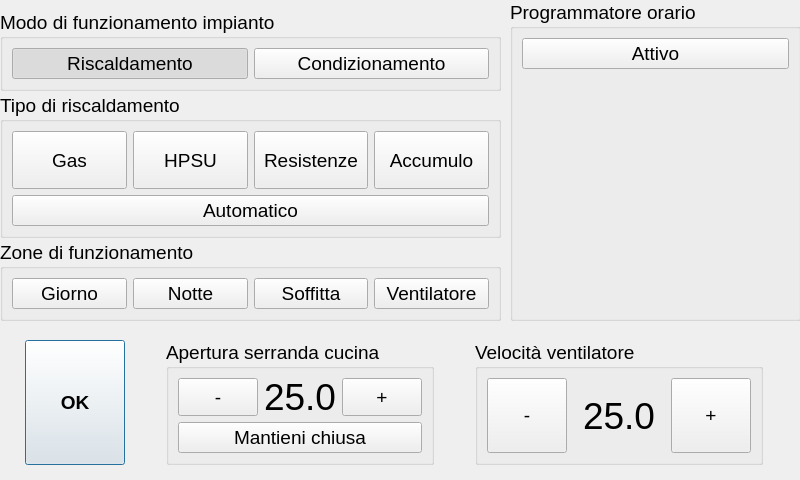
<?xml version="1.0" encoding="UTF-8"?>
<ui version="4.0">
 <class>ControlDlg</class>
 <widget class="QWidget" name="ControlDlg">
  <property name="geometry">
   <rect>
    <x>0</x>
    <y>0</y>
    <width>800</width>
    <height>480</height>
   </rect>
  </property>
  <property name="sizePolicy">
   <sizepolicy hsizetype="Fixed" vsizetype="Fixed">
    <horstretch>0</horstretch>
    <verstretch>0</verstretch>
   </sizepolicy>
  </property>
  <property name="minimumSize">
   <size>
    <width>800</width>
    <height>480</height>
   </size>
  </property>
  <property name="maximumSize">
   <size>
    <width>800</width>
    <height>480</height>
   </size>
  </property>
  <property name="font">
   <font>
    <pointsize>14</pointsize>
   </font>
  </property>
  <property name="windowTitle">
   <string>Form</string>
  </property>
  <widget class="QWidget" name="layoutWidget">
   <property name="geometry">
    <rect>
     <x>0</x>
     <y>10</y>
     <width>501</width>
     <height>311</height>
    </rect>
   </property>
   <layout class="QVBoxLayout" name="verticalLayout_2">
    <property name="spacing">
     <number>2</number>
    </property>
    <item>
     <widget class="QGroupBox" name="groupBox_5">
      <property name="sizePolicy">
       <sizepolicy hsizetype="Preferred" vsizetype="Fixed">
        <horstretch>0</horstretch>
        <verstretch>0</verstretch>
       </sizepolicy>
      </property>
      <property name="title">
       <string>Modo di funzionamento impianto</string>
      </property>
      <layout class="QHBoxLayout" name="horizontalLayout_4">
       <item>
        <layout class="QHBoxLayout" name="horizontalLayout_7">
         <item>
          <widget class="QPushButton" name="pbModoRisc">
           <property name="sizePolicy">
            <sizepolicy hsizetype="Minimum" vsizetype="Minimum">
             <horstretch>0</horstretch>
             <verstretch>0</verstretch>
            </sizepolicy>
           </property>
           <property name="text">
            <string>Riscaldamento</string>
           </property>
           <property name="checkable">
            <bool>true</bool>
           </property>
           <property name="checked">
            <bool>true</bool>
           </property>
           <property name="autoExclusive">
            <bool>true</bool>
           </property>
          </widget>
         </item>
         <item>
          <widget class="QPushButton" name="pbModoCondiz">
           <property name="sizePolicy">
            <sizepolicy hsizetype="Minimum" vsizetype="Minimum">
             <horstretch>0</horstretch>
             <verstretch>0</verstretch>
            </sizepolicy>
           </property>
           <property name="text">
            <string>Condizionamento</string>
           </property>
           <property name="checkable">
            <bool>true</bool>
           </property>
           <property name="autoExclusive">
            <bool>true</bool>
           </property>
          </widget>
         </item>
        </layout>
       </item>
      </layout>
     </widget>
    </item>
    <item>
     <widget class="QGroupBox" name="groupBoxTipo">
      <property name="sizePolicy">
       <sizepolicy hsizetype="Preferred" vsizetype="Expanding">
        <horstretch>0</horstretch>
        <verstretch>0</verstretch>
       </sizepolicy>
      </property>
      <property name="title">
       <string>Tipo di riscaldamento</string>
      </property>
      <layout class="QHBoxLayout" name="horizontalLayout">
       <item>
        <layout class="QVBoxLayout" name="verticalLayout_3">
         <item>
          <layout class="QHBoxLayout" name="horizontalLayout_10">
           <item>
            <widget class="QPushButton" name="pbRiscGas">
             <property name="sizePolicy">
              <sizepolicy hsizetype="Minimum" vsizetype="Minimum">
               <horstretch>0</horstretch>
               <verstretch>0</verstretch>
              </sizepolicy>
             </property>
             <property name="text">
              <string>Gas</string>
             </property>
             <property name="checkable">
              <bool>true</bool>
             </property>
             <property name="autoExclusive">
              <bool>false</bool>
             </property>
            </widget>
           </item>
           <item>
            <widget class="QPushButton" name="pbRiscPompaCalore">
             <property name="sizePolicy">
              <sizepolicy hsizetype="Minimum" vsizetype="Minimum">
               <horstretch>0</horstretch>
               <verstretch>0</verstretch>
              </sizepolicy>
             </property>
             <property name="text">
              <string>HPSU</string>
             </property>
             <property name="checkable">
              <bool>true</bool>
             </property>
             <property name="autoExclusive">
              <bool>false</bool>
             </property>
            </widget>
           </item>
           <item>
            <widget class="QPushButton" name="pbRiscResistenze">
             <property name="sizePolicy">
              <sizepolicy hsizetype="Minimum" vsizetype="Minimum">
               <horstretch>0</horstretch>
               <verstretch>0</verstretch>
              </sizepolicy>
             </property>
             <property name="text">
              <string>Resistenze</string>
             </property>
             <property name="checkable">
              <bool>true</bool>
             </property>
             <property name="autoExclusive">
              <bool>false</bool>
             </property>
            </widget>
           </item>
           <item>
            <widget class="QPushButton" name="pbTrasfAccumulo">
             <property name="sizePolicy">
              <sizepolicy hsizetype="Minimum" vsizetype="Minimum">
               <horstretch>0</horstretch>
               <verstretch>0</verstretch>
              </sizepolicy>
             </property>
             <property name="text">
              <string>Accumulo</string>
             </property>
             <property name="checkable">
              <bool>true</bool>
             </property>
            </widget>
           </item>
          </layout>
         </item>
         <item>
          <widget class="QPushButton" name="pbRiscManuale">
           <property name="sizePolicy">
            <sizepolicy hsizetype="Minimum" vsizetype="Fixed">
             <horstretch>0</horstretch>
             <verstretch>0</verstretch>
            </sizepolicy>
           </property>
           <property name="text">
            <string>Automatico</string>
           </property>
           <property name="checkable">
            <bool>true</bool>
           </property>
           <property name="autoExclusive">
            <bool>false</bool>
           </property>
          </widget>
         </item>
        </layout>
       </item>
      </layout>
     </widget>
    </item>
    <item>
     <widget class="QGroupBox" name="groupBox_2">
      <property name="sizePolicy">
       <sizepolicy hsizetype="Preferred" vsizetype="Minimum">
        <horstretch>0</horstretch>
        <verstretch>0</verstretch>
       </sizepolicy>
      </property>
      <property name="title">
       <string>Zone di funzionamento</string>
      </property>
      <layout class="QHBoxLayout" name="horizontalLayout_3">
       <item>
        <layout class="QHBoxLayout" name="horizontalLayout_2">
         <item>
          <widget class="QPushButton" name="pbGiorno">
           <property name="sizePolicy">
            <sizepolicy hsizetype="Minimum" vsizetype="Minimum">
             <horstretch>0</horstretch>
             <verstretch>0</verstretch>
            </sizepolicy>
           </property>
           <property name="text">
            <string>Giorno</string>
           </property>
           <property name="checkable">
            <bool>true</bool>
           </property>
          </widget>
         </item>
         <item>
          <widget class="QPushButton" name="pbNotte">
           <property name="sizePolicy">
            <sizepolicy hsizetype="Minimum" vsizetype="Minimum">
             <horstretch>0</horstretch>
             <verstretch>0</verstretch>
            </sizepolicy>
           </property>
           <property name="text">
            <string>Notte</string>
           </property>
           <property name="checkable">
            <bool>true</bool>
           </property>
          </widget>
         </item>
         <item>
          <widget class="QPushButton" name="pbSoffitta">
           <property name="sizePolicy">
            <sizepolicy hsizetype="Minimum" vsizetype="Minimum">
             <horstretch>0</horstretch>
             <verstretch>0</verstretch>
            </sizepolicy>
           </property>
           <property name="text">
            <string>Soffitta</string>
           </property>
           <property name="checkable">
            <bool>true</bool>
           </property>
          </widget>
         </item>
         <item>
          <widget class="QPushButton" name="pbFanCoil">
           <property name="sizePolicy">
            <sizepolicy hsizetype="Minimum" vsizetype="Minimum">
             <horstretch>0</horstretch>
             <verstretch>0</verstretch>
            </sizepolicy>
           </property>
           <property name="text">
            <string>Ventilatore</string>
           </property>
           <property name="checkable">
            <bool>true</bool>
           </property>
          </widget>
         </item>
        </layout>
       </item>
      </layout>
     </widget>
    </item>
   </layout>
  </widget>
  <widget class="QWidget" name="layoutWidget">
   <property name="geometry">
    <rect>
     <x>0</x>
     <y>340</y>
     <width>791</width>
     <height>125</height>
    </rect>
   </property>
   <layout class="QHBoxLayout" name="horizontalLayout_6">
    <property name="spacing">
     <number>16</number>
    </property>
    <item>
     <widget class="QPushButton" name="pbOK">
      <property name="sizePolicy">
       <sizepolicy hsizetype="Fixed" vsizetype="Minimum">
        <horstretch>0</horstretch>
        <verstretch>0</verstretch>
       </sizepolicy>
      </property>
      <property name="minimumSize">
       <size>
        <width>100</width>
        <height>0</height>
       </size>
      </property>
      <property name="font">
       <font>
        <weight>75</weight>
        <bold>true</bold>
       </font>
      </property>
      <property name="text">
       <string>OK</string>
      </property>
      <property name="checkable">
       <bool>true</bool>
      </property>
      <property name="autoExclusive">
       <bool>false</bool>
      </property>
      <property name="default">
       <bool>true</bool>
      </property>
     </widget>
    </item>
    <item>
     <widget class="QGroupBox" name="groupBox_7">
      <property name="sizePolicy">
       <sizepolicy hsizetype="Fixed" vsizetype="Preferred">
        <horstretch>0</horstretch>
        <verstretch>0</verstretch>
       </sizepolicy>
      </property>
      <property name="title">
       <string>Apertura serranda cucina</string>
      </property>
      <layout class="QVBoxLayout" name="verticalLayout_4">
       <item>
        <layout class="QHBoxLayout" name="horizontalLayout_8">
         <item>
          <widget class="QPushButton" name="pbApriMinus">
           <property name="sizePolicy">
            <sizepolicy hsizetype="Fixed" vsizetype="Preferred">
             <horstretch>0</horstretch>
             <verstretch>0</verstretch>
            </sizepolicy>
           </property>
           <property name="text">
            <string>-</string>
           </property>
           <property name="autoRepeat">
            <bool>true</bool>
           </property>
          </widget>
         </item>
         <item>
          <widget class="QLabel" name="tlApriCucinaPerc">
           <property name="sizePolicy">
            <sizepolicy hsizetype="Expanding" vsizetype="Expanding">
             <horstretch>0</horstretch>
             <verstretch>0</verstretch>
            </sizepolicy>
           </property>
           <property name="font">
            <font>
             <pointsize>28</pointsize>
            </font>
           </property>
           <property name="text">
            <string>25.0</string>
           </property>
           <property name="scaledContents">
            <bool>false</bool>
           </property>
           <property name="alignment">
            <set>Qt::AlignCenter</set>
           </property>
          </widget>
         </item>
         <item>
          <widget class="QPushButton" name="pbApriPlus">
           <property name="sizePolicy">
            <sizepolicy hsizetype="Fixed" vsizetype="Preferred">
             <horstretch>0</horstretch>
             <verstretch>0</verstretch>
            </sizepolicy>
           </property>
           <property name="text">
            <string>+</string>
           </property>
           <property name="autoRepeat">
            <bool>true</bool>
           </property>
          </widget>
         </item>
        </layout>
       </item>
       <item>
        <widget class="QPushButton" name="pbForzaChiudi">
         <property name="sizePolicy">
          <sizepolicy hsizetype="Expanding" vsizetype="Preferred">
           <horstretch>0</horstretch>
           <verstretch>0</verstretch>
          </sizepolicy>
         </property>
         <property name="text">
          <string>Mantieni chiusa</string>
         </property>
         <property name="checkable">
          <bool>true</bool>
         </property>
         <property name="autoRepeat">
          <bool>true</bool>
         </property>
        </widget>
       </item>
      </layout>
     </widget>
    </item>
    <item>
     <widget class="QGroupBox" name="groupBox_4">
      <property name="sizePolicy">
       <sizepolicy hsizetype="Fixed" vsizetype="Preferred">
        <horstretch>0</horstretch>
        <verstretch>0</verstretch>
       </sizepolicy>
      </property>
      <property name="title">
       <string>Velocità ventilatore</string>
      </property>
      <layout class="QHBoxLayout" name="horizontalLayout_5">
       <property name="spacing">
        <number>16</number>
       </property>
       <item>
        <widget class="QPushButton" name="pbVelMinus">
         <property name="sizePolicy">
          <sizepolicy hsizetype="Expanding" vsizetype="Preferred">
           <horstretch>0</horstretch>
           <verstretch>0</verstretch>
          </sizepolicy>
         </property>
         <property name="text">
          <string>-</string>
         </property>
         <property name="autoRepeat">
          <bool>true</bool>
         </property>
        </widget>
       </item>
       <item>
        <widget class="QLabel" name="tlVelFanCoil">
         <property name="sizePolicy">
          <sizepolicy hsizetype="Expanding" vsizetype="Expanding">
           <horstretch>0</horstretch>
           <verstretch>0</verstretch>
          </sizepolicy>
         </property>
         <property name="font">
          <font>
           <pointsize>28</pointsize>
          </font>
         </property>
         <property name="text">
          <string>25.0</string>
         </property>
         <property name="scaledContents">
          <bool>false</bool>
         </property>
         <property name="alignment">
          <set>Qt::AlignCenter</set>
         </property>
        </widget>
       </item>
       <item>
        <widget class="QPushButton" name="pbVelPlus">
         <property name="sizePolicy">
          <sizepolicy hsizetype="Expanding" vsizetype="Preferred">
           <horstretch>0</horstretch>
           <verstretch>0</verstretch>
          </sizepolicy>
         </property>
         <property name="text">
          <string>+</string>
         </property>
         <property name="autoRepeat">
          <bool>true</bool>
         </property>
        </widget>
       </item>
      </layout>
     </widget>
    </item>
   </layout>
  </widget>
  <widget class="QGroupBox" name="groupBox">
   <property name="geometry">
    <rect>
     <x>510</x>
     <y>0</y>
     <width>291</width>
     <height>321</height>
    </rect>
   </property>
   <property name="title">
    <string>Programmatore orario</string>
   </property>
   <layout class="QVBoxLayout" name="verticalLayout">
    <item>
     <widget class="QPushButton" name="pbProg">
      <property name="text">
       <string>Attivo</string>
      </property>
      <property name="checkable">
       <bool>true</bool>
      </property>
     </widget>
    </item>
    <item>
     <widget class="QWidget" name="gridWidget" native="true">
      <property name="cursor">
       <cursorShape>ArrowCursor</cursorShape>
      </property>
      <layout class="QGridLayout" name="progGridLayout">
       <property name="spacing">
        <number>1</number>
       </property>
      </layout>
     </widget>
    </item>
   </layout>
  </widget>
 </widget>
 <resources>
  <include location="control.qrc"/>
 </resources>
 <connections/>
</ui>
